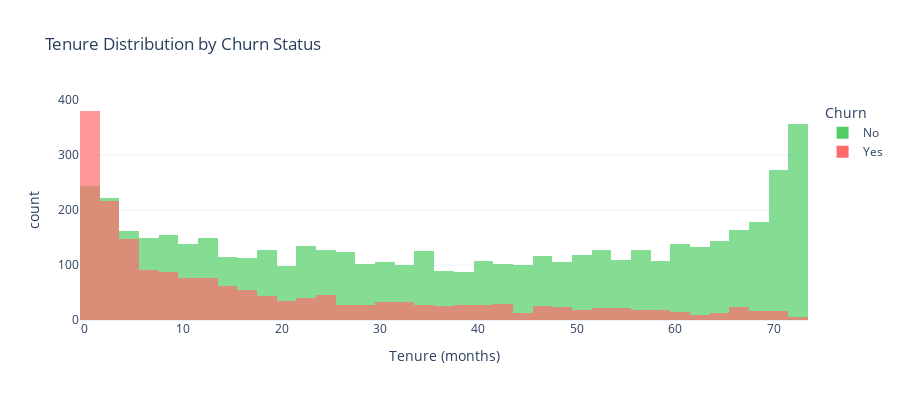

The notebook cell saved with this chart:
### Markdown cell above
### Tenure Analysis

### Code cell
print("TENURE ANALYSIS (Customer Maturity)")
print("="*60)

# Create tenure segments
df['tenure_segment'] = pd.cut(df['tenure'], 
                               bins=[0, 12, 24, 48, 100],
                               labels=['0-12 months', '12-24 months', '24-48 months', '48+ months'])

tenure_churn = df.groupby('tenure_segment')['Churn'].value_counts(normalize=True).unstack()
tenure_churn_pct = (tenure_churn['Yes'] * 100).round(1)

print("\nChurn Rate by Tenure Segment:")
for segment, rate in tenure_churn_pct.items():
    print(f"  {segment:20s}: {rate:>5.1f}%")

# Visualization
fig = px.histogram(df, x='tenure', color='Churn',
                   title='Tenure Distribution by Churn Status',
                   labels={'tenure': 'Tenure (months)', 'count': 'Number of Customers'},
                   color_discrete_map={'Yes': '#ff6b6b', 'No': '#51cf66'},
                   barmode='overlay',
                   opacity=0.7)
fig.update_layout(height=400)
fig.show()

print("\nKEY INSIGHT: New customers (0-12 months) have MUCH higher churn!")
print("   → Retention efforts should focus on onboarding period")

### Figure 1 — Plotly figure (JSON) as saved in the notebook; plotly's stock layout.template omitted (floating-point values rounded to 4 significant figures; data arrays with more than 128 entries replaced by an {"elided": "..."} marker saying what was removed)
{"data": [{"alignmentgroup": "True", "bingroup": "x", "hovertemplate": "Churn=No<br>Tenure (months)=%{x}<br>count=%{y}<extra></extra>", "legendgroup": "No", "marker": {"color": "#51cf66", "opacity": 0.7, "pattern": {"shape": ""}}, "name": "No", "offsetgroup": "No", "orientation": "v", "showlegend": true, "type": "histogram", "x": {"elided": "5174 int values"}, "xaxis": "x", "yaxis": "y"}, {"alignmentgroup": "True", "bingroup": "x", "hovertemplate": "Churn=Yes<br>Tenure (months)=%{x}<br>count=%{y}<extra></extra>", "legendgroup": "Yes", "marker": {"color": "#ff6b6b", "opacity": 0.7, "pattern": {"shape": ""}}, "name": "Yes", "offsetgroup": "Yes", "orientation": "v", "showlegend": true, "type": "histogram", "x": {"elided": "1869 int values"}, "xaxis": "x", "yaxis": "y"}], "layout": {"barmode": "overlay", "height": 400, "legend": {"title": {"text": "Churn"}, "tracegroupgap": 0}, "title": {"text": "Tenure Distribution by Churn Status"}, "xaxis": {"anchor": "y", "domain": [0, 1], "title": {"text": "Tenure (months)"}}, "yaxis": {"anchor": "x", "domain": [0, 1], "title": {"text": "count"}}}}
